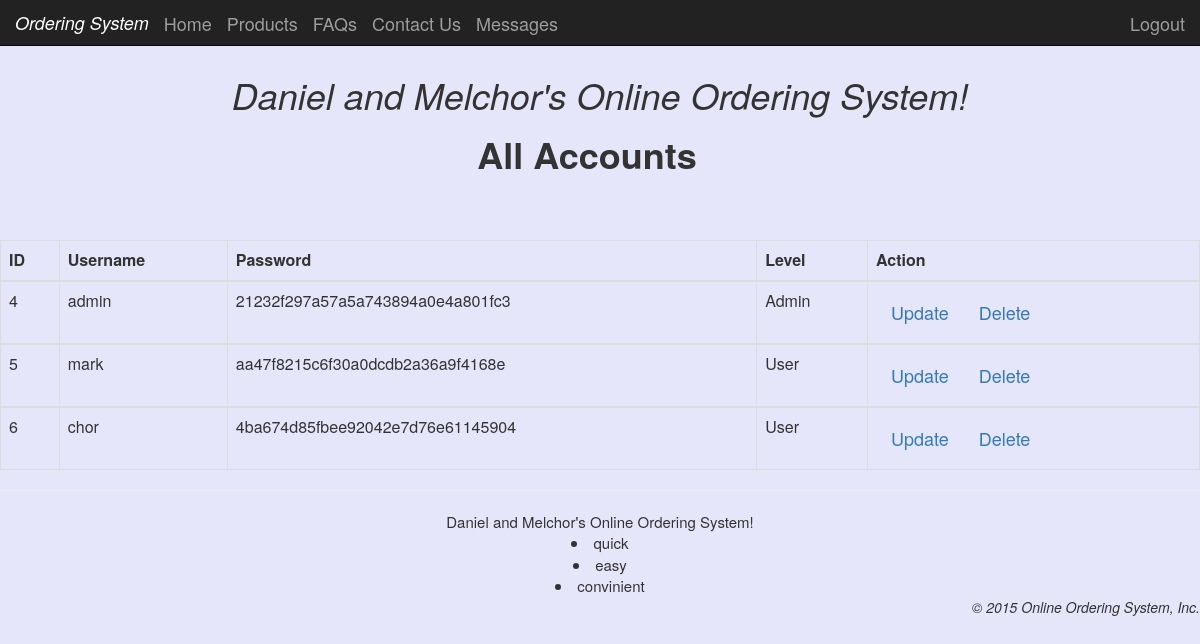
The page /admin/view.php on the database its author committed.
### tables this page shows
CREATE TABLE IF NOT EXISTS `users` (
  `userid` int(11) NOT NULL AUTO_INCREMENT,
  `firstname` varchar(255) NOT NULL,
  `lastname` varchar(255) NOT NULL,
  `gender` varchar(255) NOT NULL,
  `username` varchar(255) NOT NULL,
  `password` varchar(255) NOT NULL,
  `userlevel` int(2) NOT NULL,
  PRIMARY KEY (`userid`)
);

CREATE TABLE IF NOT EXISTS `userlv` (
  `userlevel` int(1) NOT NULL,
  `userdesc` varchar(31) NOT NULL,
  PRIMARY KEY (`userlevel`)
);

### admin/view.php (the view, shortened to what this page needs)
<?php
	include "../include/connection.php";
?>
<html>
<head>
</head>
<body style="background-color:lavender">
	<link rel="stylesheet" href="css/bootstrap.min.css">
	<link rel="stylesheet" href="css/bootstrap.min.css">
</head>
  <body>
	<div class="navbar navbar-inverse navbar-fixed-top" role="navigation">
       <div class="container-fluid">
				<div class="navbar-header">
						<a href="home.php" class="navbar-brand"><i>Ordering System</i></a>
				</div>
				<div class="nav navbar-nav navbar-left">
					<li><a class="navbar-brand" href="home.php">Home</li></a>
					<li><a class="navbar-brand" href="product.php">Products</li></a>
					<li><a class="navbar-brand" href="faqs.php">FAQs</li></a>
					<li><a class="navbar-brand" href="contact.php">Contact Us</li></a>
					<li><a class="navbar-brand" href="message.php">Messages</li></a>
				</div>
				<div class="nav navbar-nav navbar-right menu">
					<a class="navbar-brand" href="index.php">Logout</a>
				</div>
	   </div>
	</div>
	<div class="cdiv">
		<div class="row">
			<div class="col-md-12" style="background-color:lavender">
				<h1><i>Daniel and Melchor's Online Ordering System!</i></h1>
				<h1><b class="col-md-offset-4">All Accounts</b></h1>
			</div>
		</div>
	</div>
	<table class="table table-bordered">
		<thead>
			<tr>
				<th>ID</th>
				<th>Username</th>
				<th>Password</th>
				<th>Level</th>
				<th>Action</th>
			</tr>
		</thead>
		<tbody>
			<?php
				$sql = "SELECT * FROM users INNER JOIN userlv ON users.userlevel = userlv.userlevel";
				$result = $con->query($sql) or die(mysqli_error());
				while($row = $result->fetch_array(MYSQLI_ASSOC)){
			?>
			<tr>
				<td><?php echo $row['userid']?></td>
				<td><?php echo $row['username']?></td>
				<td><?php echo $row['password']?></td>
				<td><?php echo $row['userdesc']?></td>
				<td><a class="navbar-brand" href="update.php?id=<?php echo $row['userid'] ?>">Update</a>
					<a class="navbar-brand"	href="Delete.php?id=<?php echo $row['userid'] ?>">Delete</a></td>
			</tr>
		</tbody>
		<?php }  ?>
	</table>
	<hr/>
	<div class="row">
		<div class="col-md-12" style="text-align:center; font-size: 15px">
			Daniel and Melchor's Online Ordering System!
			<li>quick</li><li>easy</li><li>convinient</li>
		</div>
		<div class="col-md-12" style="text-align:right; font size:5px">
			<i>&copy; 2015 Online Ordering System, Inc.</i>
		</div>
	</div>
</body>
</html>

### admin/view.php (style rules this page uses)
.cdiv { height:30%; width:100%; display: flex; justify-content: center; align-items: center; }

### rows shown on the page
users: userid "4", username "admin", password "21232f297a57a5a743894a0e4a801fc3", userlv.userdesc "Admin"
users: userid "5", username "mark", password "aa47f8215c6f30a0dcdb2a36a9f4168e", userlv.userdesc "User"
users: userid "6", username "chor", password "4ba674d85fbee92042e7d76e61145904", userlv.userdesc "User"
